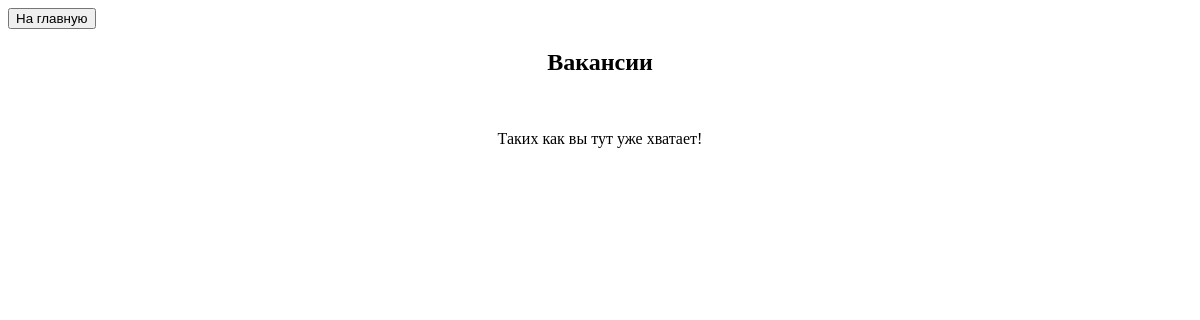
The page /home/vacancies/ on the database as committed earlier.
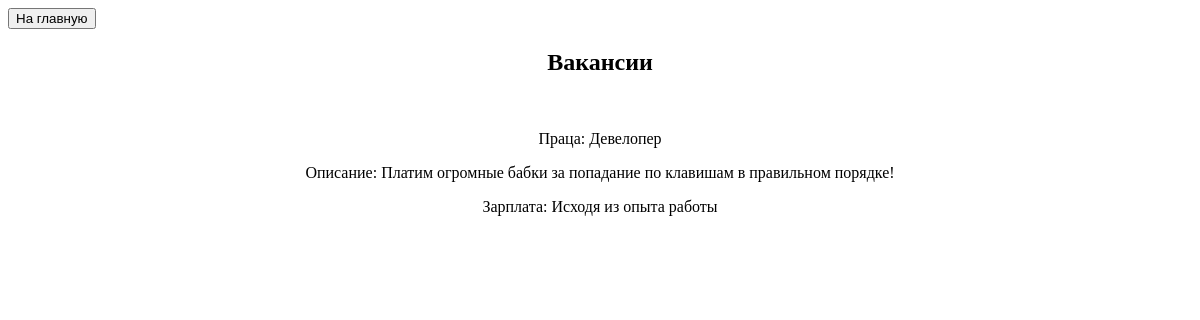
The same page on the database as committed later.
### common_tasks/models.py (models this page shows)
class Vacancy(models.Model):
    name = models.CharField(max_length=30)
    description = models.TextField()
    salary = models.CharField(max_length=40)

### common_tasks/views.py (the view)
# urls.py: path('vacancies/', common_view.vacancies_page, name='vacancies'),
def vacancies_page(request):
    vac = Vacancy.objects.all()
    return render(request, "VacanciesPage.html", {'vacancies': vac})

### common_tasks/templates/VacanciesPage.html (shortened to what this page needs)
{% extends "ManyElements.html" %}
{% block header %} Вакансии {% endblock header %}
{% block content %}
    {% if vacancies %}
    {% for el in vacancies %}
    <p>Праца: {{el.name}}</p>
    <p>Описание: {{el.description}}</p>
    <p>Зарплата: {{el.salary}}</p>
    <br/>
    {% endfor %}
    {% else %}
    <p>Таких как вы тут уже хватает!</p>
    {% endif %}
{% endblock content %}

Rows that differ between the two databases and show on the page:
added Vacancy: name "Девелопер", description "Платим огромные бабки за попадание по клавишам в правильном порядке!", salary "Исходя из опыта работы"
Other text that changed with them:
text no longer shown: "Таких как вы тут уже хватает!"
